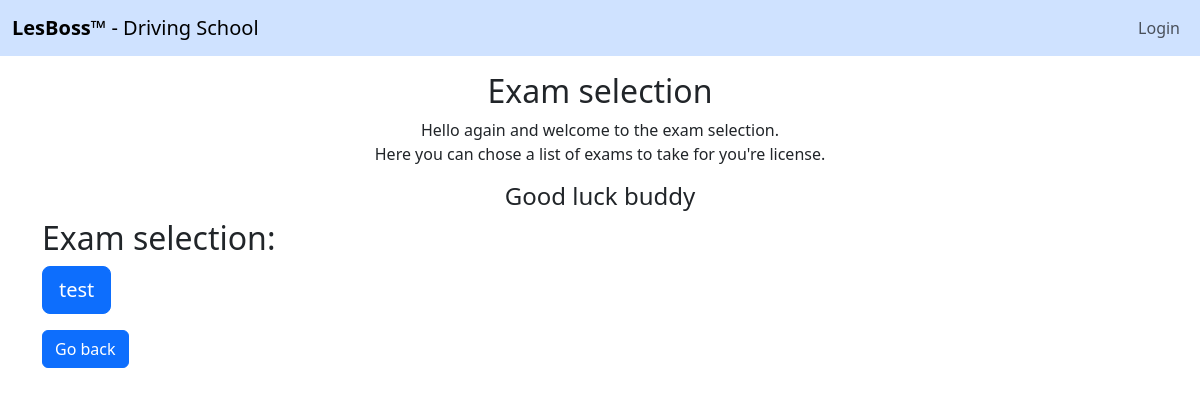
Page /exam on the earlier database version.
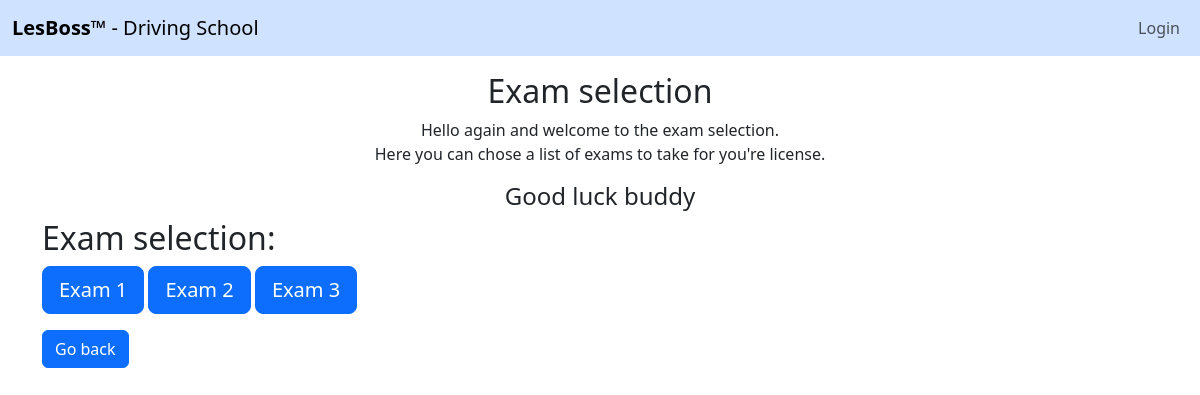
Same page on the later database version.
### app/models.py (models this page shows, shortened)
class Exam(models.Model):
    title = models.CharField(max_length=254)

### app/views.py (the view)
# urls.py: path('exam', views.exam_menu, name='exam_menu'),
def exam_menu(request):
    exams = Exam.objects.all()
    return render(request, 'app/exam-menu.html', {'exams': exams})

### app/templates/app/exam-menu.html (shortened to what this page needs)
{% extends 'app/base.html' %}
{% block content %}
    <div class="container">
        <div class="row">
            <div class="col-md-12 text-center mt-3">
                <h2>Exam selection</h2>
                <p>Hello again {{ user.name }} and welcome to the exam selection. <br>
                    Here you can chose a list of exams to take for you're license.</p>
                <h4>Good luck buddy</h4>
            </div>
            <div class="col-md-12 mb-3">
                <h2>Exam selection:</h2>
                <div>
                    {% for exam in exams %}
                        <a href="{% url 'start_exam' exam.pk %}"
                           class="btn btn-primary btn-lg btn-block">{{ exam.title }}</a>
                    {% empty %}
                        <p>sorry for the inconvenience, but there are no exams available.</p>
                    {% endfor %}
                </div>
            </div>
        </div>
        <a href="{% url 'index' %}" class="btn btn-primary">Go back</a>
    </div>
{% endblock %}

Differences in the rows shown:
changed Exam: title "test" → "Exam 1"
added Exam: title "Exam 2"
added Exam: title "Exam 3"
